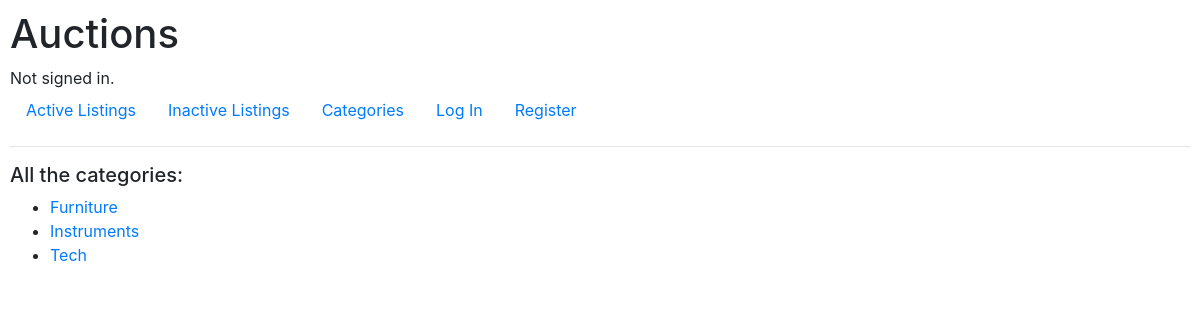
The page /categories on the database its author committed.
### auctions/models.py (models this page shows, shortened)
class Listing(models.Model):
    title = models.CharField(max_length = 64)
    description = models.TextField()
    starting_bid = models.FloatField(validators = [MinValueValidator(1)])
    img_url = models.URLField(blank = True)
    user = models.ForeignKey(User, on_delete = models.CASCADE, related_name = "owner")
    category = models.CharField(blank = True, max_length = 64)
    active = models.BooleanField(blank = False, default = True)
    winner = models.ForeignKey(User, blank = True, on_delete = models.CASCADE, related_name = "new_owner", null = True)

### auctions/views.py (the view)
# urls.py: path("categories", views.categories, name = "categories"),
def categories(request):
    l = []
    li = Listing.objects.all()
    for listing in li:
        if listing.category:
            if listing.category not in l:
                l.append(listing.category)
    return render(request, "auctions/categories.html", {
        "categories": l
    })

### auctions/templates/auctions/categories.html
{% extends "auctions/layout.html" %}
{% block body %}
    <div>
        <h5>All the categories:</h5>
    </div>
    <ul>
        {% for category in categories %}
            <li><a href = "{% url 'category_listing' category %}">{{category}}</a></li>
        {% endfor %}
    </ul>
{% endblock %}

### auctions/static/auctions/styles.css (style rules this page uses)
body { padding: 10px; }

### rows shown on the page
Listing: categories "Furniture"
Listing: categories "Instruments"
Listing: categories "Tech"
